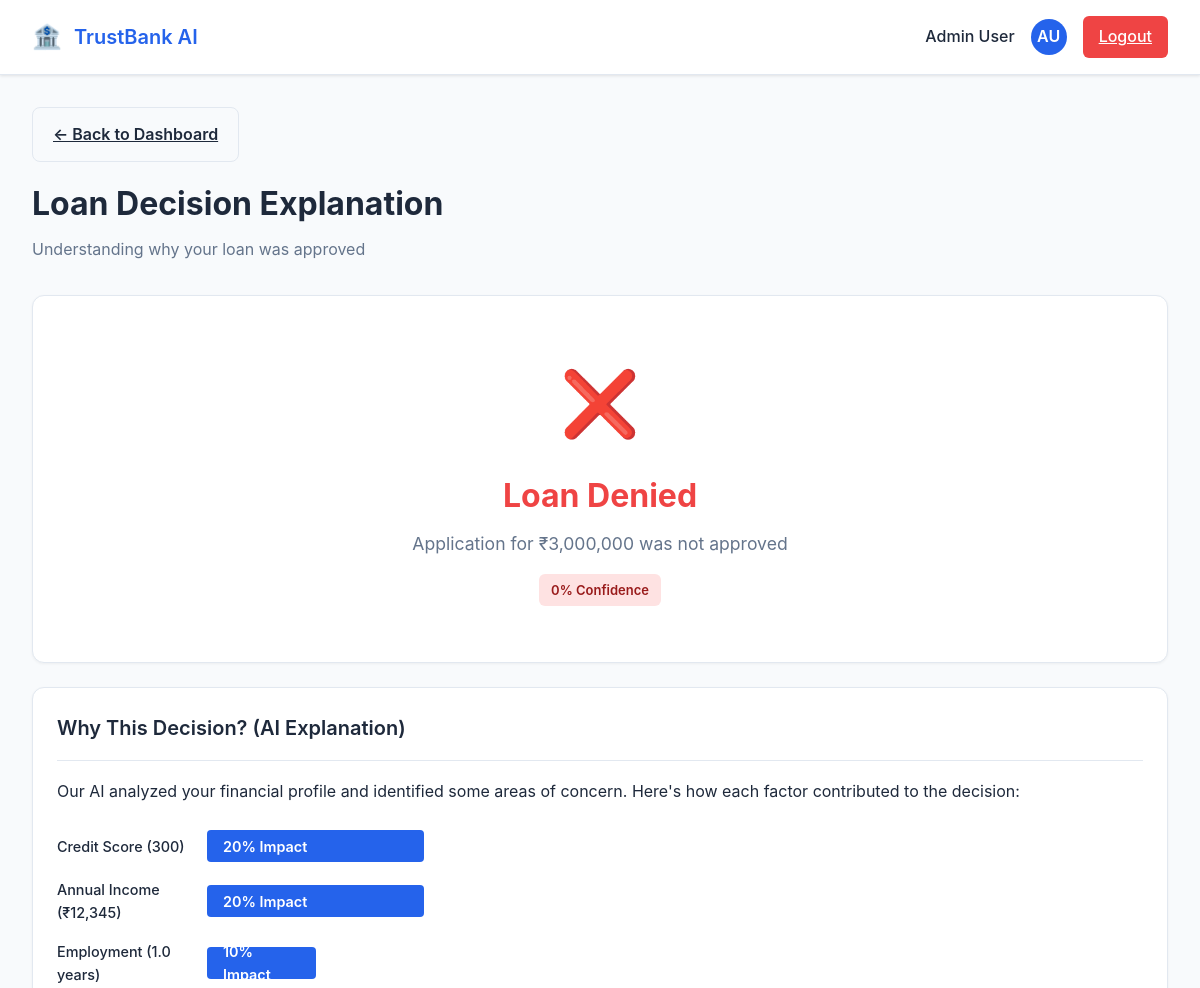
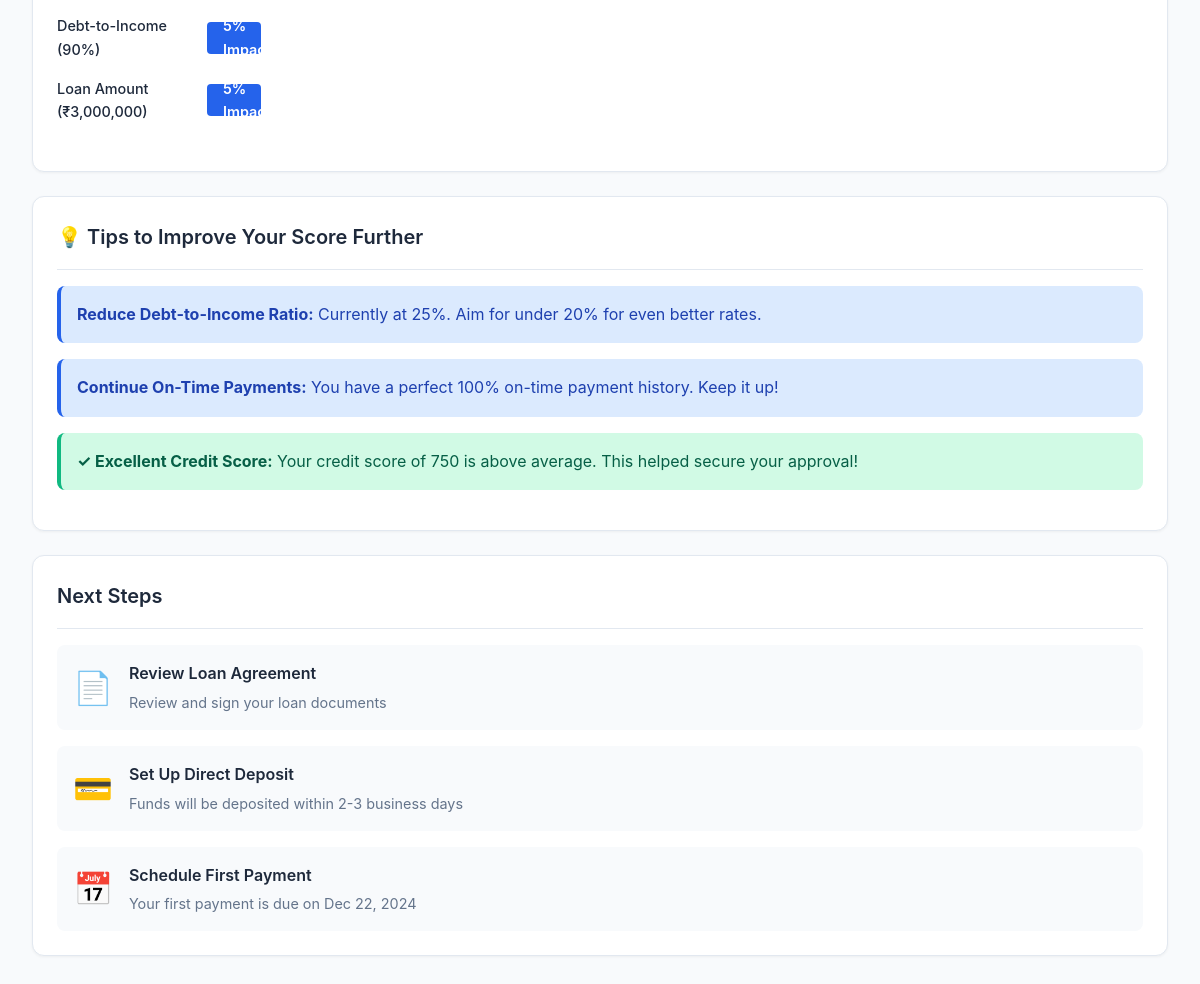
Screenshot of /loan-explanation (signed in) with the database file from the repository (2 pictures, top to bottom).
### models.py (models this page shows, shortened)
class User(db.Model):
    id = db.Column(db.Integer, primary_key=True)
    name = db.Column(db.String(100), nullable=False)
    email = db.Column(db.String(120), unique=True, nullable=False)
    password_hash = db.Column(db.String(128))
    is_admin = db.Column(db.Boolean, default=False)
    loans = db.relationship('LoanApplication', backref='user', lazy=True)

class LoanApplication(db.Model):
    id = db.Column(db.Integer, primary_key=True)
    user_id = db.Column(db.Integer, db.ForeignKey('user.id'), nullable=False)
    amount = db.Column(db.Float, nullable=False)
    income = db.Column(db.Float, nullable=False)
    credit_score = db.Column(db.Integer, nullable=False)
    employment_years = db.Column(db.Float, nullable=False)
    debt_to_income = db.Column(db.Float, nullable=False)
    model_decision = db.Column(db.String(50))
    model_confidence = db.Column(db.Float)
    human_override = db.Column(db.String(50))
    explanation = db.Column(db.Text, nullable=True)  # Store rejection reasons or approval notes
    submitted_at = db.Column(db.DateTime, default=datetime.utcnow)

### app.py (the view)
@app.route('/loan-explanation')
def loan_explanation():
    if 'user_id' not in session:
        return redirect(url_for('login'))
    user = User.query.get(session['user_id'])
    if not user:
        return redirect(url_for('login'))
    loan_id = request.args.get('loan_id')
    if loan_id:
        loan = LoanApplication.query.get(loan_id)
        if loan and loan.user_id == user.id:
            return render_template('loan_explanation.html', user=user, loan=loan)
    latest_loan = LoanApplication.query.filter_by(user_id=user.id).order_by(LoanApplication.submitted_at.desc()).first()
    return render_template('loan_explanation.html', user=user, loan=latest_loan)

### app.py (called while the page is built)
@app.template_filter('initials')
def initials_filter(name):
    if not name:
        return 'U'
    parts = name.strip().split()
    if len(parts) >= 2:
        return (parts[0][0] + parts[-1][0]).upper()
    return name[:2].upper() if len(name) >= 2 else name[0].upper()

### templates/loan_explanation.html (shortened to what this page needs)
<!DOCTYPE html>
<html lang="en">
<head>
    <link rel="stylesheet" href="{{ url_for('static', filename='style.css') }}">
</head>
<body>
    <div class="header">
        <div class="header-content">
            <div class="logo">
                <span style="font-size: 1.5rem;">🏦</span>
                <span>TrustBank AI</span>
            </div>
            <div class="user-info">
                <span class="user-name">{{ user.name if user else 'User' }}</span>
                <div class="user-avatar">{{ user.name|initials if user else 'U' }}</div>
                <a href="{{ url_for('logout') }}" class="btn-logout">Logout</a>
            </div>
        </div>
    </div>
    <div class="container">
        <a href="{{ url_for('dashboard') }}" class="btn btn-secondary" style="margin-bottom: 1rem; display: inline-block;">← Back to Dashboard</a>
        <h1 class="page-title">Loan Decision Explanation</h1>
        <p class="page-subtitle">Understanding why your loan was approved</p>
        <div class="card">
            <div style="text-align: center; padding: 2rem;">
                {% if loan and loan.model_decision == 'APPROVE' %}
                <div style="font-size: 4rem; margin-bottom: 1rem;">✅</div>
                <h2 style="font-size: 2rem; font-weight: 700; color: var(--success);">Loan Approved</h2>
                <p style="color: var(--text-secondary); font-size: 1.1rem; margin-top: 0.5rem;">
                    ₹{{ "{:,}".format(loan.amount|int) }} Credit Line
                </p>
                <div style="margin-top: 1rem;">
                    <span class="badge badge-success">{{ (loan.model_confidence * 100)|int }}% Confidence</span>
                </div>
                {% elif loan and loan.model_decision == 'REJECT' %}
                <div style="font-size: 4rem; margin-bottom: 1rem;">❌</div>
                <h2 style="font-size: 2rem; font-weight: 700; color: var(--danger);">Loan Denied</h2>
                <p style="color: var(--text-secondary); font-size: 1.1rem; margin-top: 0.5rem;">
                    Application for ₹{{ "{:,}".format(loan.amount|int) }} was not approved
                </p>
                <div style="margin-top: 1rem;">
                    <span class="badge badge-danger">{{ (loan.model_confidence * 100)|int }}% Confidence</span>
                </div>
                {% endif %}
            </div>
        </div>
        <div class="card">
            <div class="card-header">
                <h3 class="card-title">Why This Decision? (AI Explanation)</h3>
            </div>
            {% if loan %}
            <p style="margin-bottom: 1.5rem; line-height: 1.8;">Our AI analyzed your financial profile{% if loan.model_decision == 'APPROVE' %} and found you to be a low-risk borrower{% else %} and identified some areas of concern{% endif %}. Here's how each factor contributed to the decision:</p>
            <div class="chart-container">
                <div class="chart-bar">
                    <div class="chart-label">Credit Score ({{ loan.credit_score }})</div>
                    <div class="chart-bar-fill" style="width: {% if loan.credit_score >= 750 %}35{% elif loan.credit_score >= 700 %}30{% elif loan.credit_score >= 650 %}25{% else %}20{% endif %}%;">
                        {% if loan.credit_score >= 750 %}35{% elif loan.credit_score >= 700 %}30{% elif loan.credit_score >= 650 %}25{% else %}20{% endif %}% Impact
                    </div>
                </div>
                <div class="chart-bar">
                    <div class="chart-label">Annual Income (₹{{ "{:,}".format(loan.income|int) }})</div>
                    <div class="chart-bar-fill" style="width: {% if loan.income >= 100000 %}28{% elif loan.income >= 50000 %}25{% else %}20{% endif %}%;">
                        {% if loan.income >= 100000 %}28{% elif loan.income >= 50000 %}25{% else %}20{% endif %}% Impact
                    </div>
                </div>
                <div class="chart-bar">
                    <div class="chart-label">Employment ({{ loan.employment_years }} years)</div>
                    <div class="chart-bar-fill" style="width: {% if loan.employment_years >= 5 %}20{% elif loan.employment_years >= 3 %}15{% else %}10{% endif %}%;">
                        {% if loan.employment_years >= 5 %}20{% elif loan.employment_years >= 3 %}15{% else %}10{% endif %}% Impact
                    </div>
                </div>
                <div class="chart-bar">
                    <div class="chart-label">Debt-to-Income ({{ (loan.debt_to_income * 100)|int }}%)</div>
                    <div class="chart-bar-fill" style="width: {% if loan.debt_to_income < 0.3 %}12{% elif loan.debt_to_income < 0.4 %}8{% else %}5{% endif %}%;">
                        {% if loan.debt_to_income < 0.3 %}12{% elif loan.debt_to_income < 0.4 %}8{% else %}5{% endif %}% Impact
                    </div>
                </div>
                <div class="chart-bar">
                    <div class="chart-label">Loan Amount (₹{{ "{:,}".format(loan.amount|int) }})</div>
                    <div class="chart-bar-fill" style="width: 5%;">5% Impact</div>
                </div>
            </div>
            {% else %}
            <p style="margin-bottom: 1.5rem; line-height: 1.8;">No loan application data available. Please submit a loan application first.</p>
            {% endif %}
        </div>
        <div class="card">
            <div class="card-header">
                <h3 class="card-title">💡 Tips to Improve Your Score Further</h3>
            </div>
            <div class="alert alert-info">
                <strong>Reduce Debt-to-Income Ratio:</strong> Currently at 25%. Aim for under 20% for even better rates.
            </div>
            <div class="alert alert-info">
                <strong>Continue On-Time Payments:</strong> You have a perfect 100% on-time payment history. Keep it up!
            </div>
            <div class="alert alert-success">
                <strong>✓ Excellent Credit Score:</strong> Your credit score of 750 is above average. This helped secure your approval!
            </div>
        </div>
        <div class="card">
            <div class="card-header">
                <h3 class="card-title">Next Steps</h3>
            </div>
            <div style="display: grid; gap: 1rem;">
                <div style="padding: 1rem; background: var(--bg-secondary); border-radius: 8px; display: flex; align-items: center; gap: 1rem;">
                    <div style="font-size: 2rem;">📄</div>
                    <div>
                        <div style="font-weight: 600; margin-bottom: 0.25rem;">Review Loan Agreement</div>
                        <div style="font-size: 0.9rem; color: var(--text-secondary);">Review and sign your loan documents</div>
                    </div>
                </div>
                <div style="padding: 1rem; background: var(--bg-secondary); border-radius: 8px; display: flex; align-items: center; gap: 1rem;">
                    <div style="font-size: 2rem;">💳</div>
                    <div>
                        <div style="font-weight: 600; margin-bottom: 0.25rem;">Set Up Direct Deposit</div>
                        <div style="font-size: 0.9rem; color: var(--text-secondary);">Funds will be deposited within 2-3 business days</div>
                    </div>
                </div>
                <div style="padding: 1rem; background: var(--bg-secondary); border-radius: 8px; display: flex; align-items: center; gap: 1rem;">
                    <div style="font-size: 2rem;">📅</div>
                    <div>
                        <div style="font-weight: 600; margin-bottom: 0.25rem;">Schedule First Payment</div>
                        <div style="font-size: 0.9rem; color: var(--text-secondary);">Your first payment is due on Dec 22, 2024</div>
                    </div>
                </div>
            </div>
        </div>
    </div>
</body>
</html>

### static/style.css (style rules this page uses)
* { margin: 0; padding: 0; box-sizing: border-box; }
:root { --primary: #2563eb; --primary-dark: #1e40af; --success: #10b981; --warning: #f59e0b; --danger: #ef4444; --bg-primary: #ffffff; --bg-secondary: #f8fafc; --text-primary: #1e293b; --text-secondary: #64748b; --border: #e2e8f0; }
body { font-family: -apple-system, BlinkMacSystemFont, 'Segoe UI', Roboto, sans-serif; background: var(--bg-secondary); color: var(--text-primary); line-height: 1.6; min-height: 100vh; }
.header { background: var(--bg-primary); border-bottom: 1px solid var(--border); padding: 1rem 2rem; box-shadow: 0 1px 3px rgba(0, 0, 0, 0.1); }
.header-content { max-width: 1400px; margin: 0 auto; display: flex; justify-content: space-between; align-items: center; }
.logo { display: flex; align-items: center; gap: 0.75rem; font-size: 1.25rem; font-weight: 600; color: var(--primary); }
.user-name { font-weight: 500; color: var(--text-primary); }
.user-info { display: flex; align-items: center; gap: 1rem; }
.user-avatar { width: 36px; height: 36px; border-radius: 50%; background: var(--primary); display: flex; align-items: center; justify-content: center; color: white; font-weight: 600; }
.btn-logout { padding: 0.5rem 1rem; background: var(--danger); color: white; border: none; border-radius: 6px; cursor: pointer; font-weight: 500; }
.container { max-width: 1400px; margin: 0 auto; padding: 2rem; }
.page-title { font-size: 2rem; font-weight: 700; margin-bottom: 0.5rem; }
.page-subtitle { color: var(--text-secondary); margin-bottom: 2rem; }
.btn { padding: 0.875rem 1.25rem; border: none; border-radius: 8px; font-weight: 600; cursor: pointer; transition: all 0.2s; font-size: 1rem; }
.btn-secondary { background: var(--bg-secondary); color: var(--text-primary); border: 1px solid var(--border); }
.card { background: white; border: 1px solid var(--border); border-radius: 12px; padding: 1.5rem; margin-bottom: 1.5rem; box-shadow: 0 1px 3px rgba(0, 0, 0, 0.05); }
.card-header { display: flex; justify-content: space-between; align-items: center; margin-bottom: 1rem; padding-bottom: 1rem; border-bottom: 1px solid var(--border); }
.card-title { font-size: 1.25rem; font-weight: 600; }
.badge { display: inline-block; padding: 0.375rem 0.75rem; border-radius: 6px; font-size: 0.8125rem; font-weight: 600; }
.badge-danger { background: #fee2e2; color: #991b1b; }
.chart-container { margin: 1.5rem 0; }
.chart-bar { display: flex; align-items: center; margin-bottom: 1rem; }
.chart-label { width: 150px; font-size: 0.9rem; font-weight: 500; }
.chart-bar-fill { height: 32px; background: var(--primary); border-radius: 4px; display: flex; align-items: center; padding: 0 1rem; color: white; font-weight: 600; font-size: 0.9rem; }
.alert { padding: 1rem; border-radius: 8px; margin-bottom: 1rem; border-left: 4px solid; }
.alert-info { background: #dbeafe; color: #1e40af; border-left-color: var(--primary); }
.alert-success { background: #d1fae5; color: #065f46; border-left-color: var(--success); }

### rows the page displays
User: name "Admin User", name|initials "AU"
LoanApplication: amount "3,000,000", (loan.model_confidence*100)|int "0", credit_score "300", income "12,345", employment_years "1.0", (loan.debt_to_income*100)|int "90"
